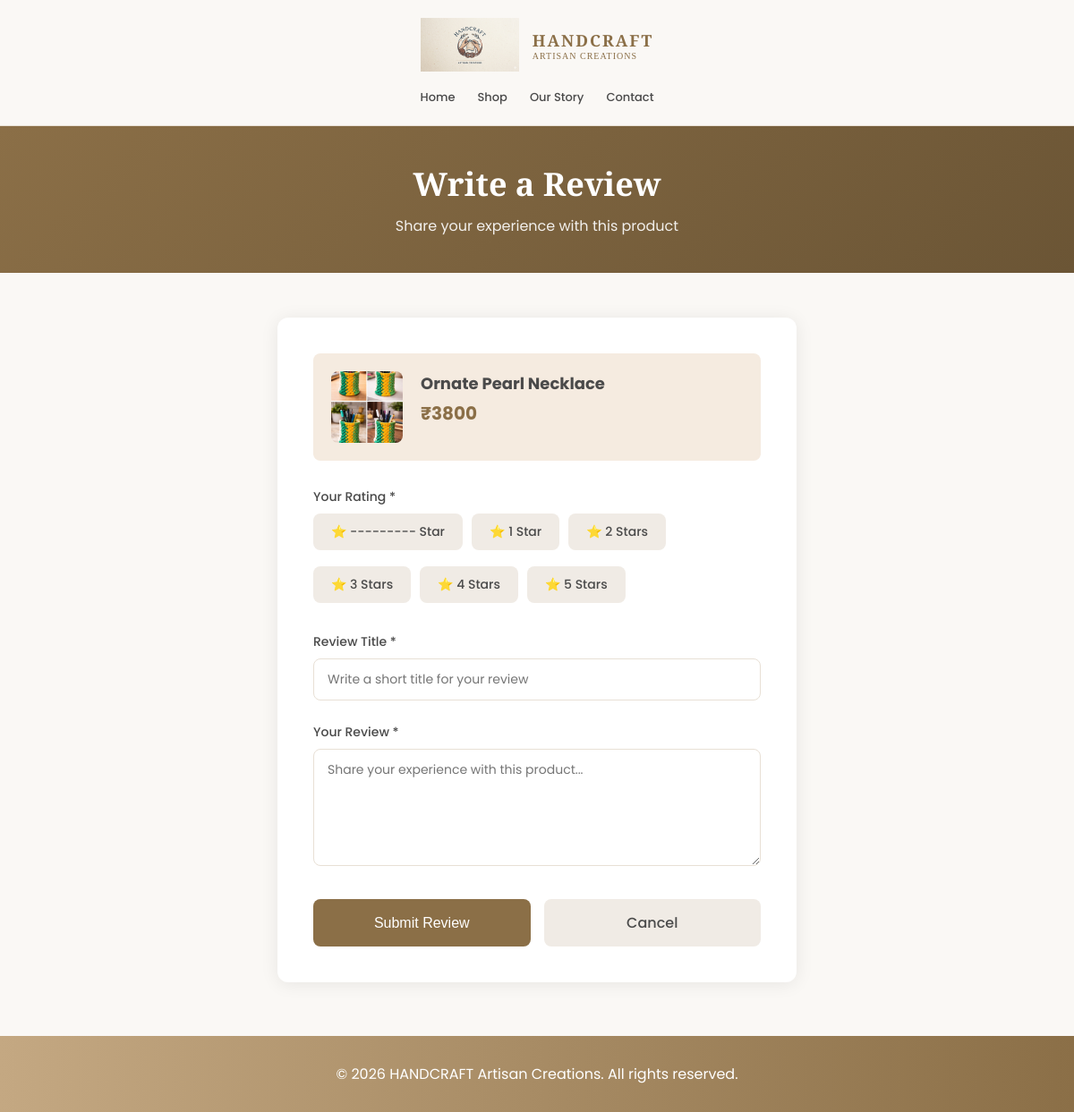
The page /product/9/add-review/ (signed in) on the database its author committed.
### shop/models.py (models this page shows, shortened)
class Product(models.Model):
    CATEGORY_CHOICES = (
        ('jewelry', 'Jewelry'),
        ('home-decor', 'Home Decor'),
        ('textiles', 'Textiles'),
        ('pottery', 'Pottery'),
        ('bags', 'Bags & Accessories'),
        ('other', 'Other'),
    )
    name = models.CharField(max_length=200)
    price = models.IntegerField()
    description = models.TextField()
    image = models.ImageField(upload_to='products')
    category = models.CharField(max_length=20, choices=CATEGORY_CHOICES, default='other')
    is_active = models.BooleanField(default=True)
    created_at = models.DateTimeField(auto_now_add=True)

### shop/views.py (the view)
# urls.py: path('product/<int:product_id>/add-review/', views.add_review, name='add_review'),
@login_required(login_url='login')
def add_review(request, product_id):
    product = get_object_or_404(Product, id=product_id, is_active=True)
    existing_review = Review.objects.filter(product=product, user=request.user).first()
    if existing_review:
        messages.warning(request, "You have already reviewed this product.")
        return redirect('product_reviews', product_id=product.id)
    if request.method == 'POST':
        form = ReviewForm(request.POST)
        if form.is_valid():
            review = form.save(commit=False)
            review.product = product
            review.user = request.user
            review.save()
            messages.success(request, "Thank you! Your review has been submitted.")
            return redirect('product_reviews', product_id=product.id)
    else:
        form = ReviewForm()
    return render(request, 'shop/add_review.html', {
        'form': form,
        'product': product,
    })

### shop/forms.py
class ReviewForm(forms.ModelForm):
    class Meta:
        model = Review
        fields = ['rating', 'title', 'comment']
        widgets = {
            'rating': forms.RadioSelect,
            'title': forms.TextInput(attrs={'placeholder': 'Write a short title for your review'}),
            'comment': forms.Textarea(attrs={'rows': 5, 'placeholder': 'Share your experience with this product...'}),
        }

### shop/context_processors.py (called while the page is built)
def cart_count(request):
    context = {'cart_count': 0, 'wishlist_count': 0}
    if request.user.is_authenticated:
        context['cart_count'] = CartItem.objects.filter(user=request.user).count()
        context['wishlist_count'] = WishlistItem.objects.filter(user=request.user).count()
    return context

### templates/shop/add_review.html (shortened to what this page needs)
{% load static %}
<!DOCTYPE html>
<html lang="en">
<head>
</head>
<body>
    <nav class="navbar">
        <a href="{% url 'home' %}" class="logo-container">
            <img src="{% static 'images/logo.png' %}" alt="Handcraft" class="logo-img">
            <div class="logo-text">
                HANDCRAFT
                <span class="logo-text-sub">ARTISAN CREATIONS</span>
            </div>
        </a>
        <ul class="nav-menu">
            <li><a href="{% url 'home' %}">Home</a></li>
            <li><a href="{% url 'shop' %}">Shop</a></li>
            <li><a href="{% url 'home' %}#about">Our Story</a></li>
            <li><a href="{% url 'home' %}#contact">Contact</a></li>
        </ul>
    </nav>
    <section class="page-header">
        <h1>Write a Review</h1>
        <p>Share your experience with this product</p>
    </section>
    <div class="form-container">
        <div class="review-form-card">
            <div class="product-info-box">
                {% if product.image %}
                    <img src="{{ product.image.url }}" alt="{{ product.name }}">
                {% endif %}
                <div>
                    <h3>{{ product.name }}</h3>
                    <p class="price">₹{{ product.price }}</p>
                </div>
            </div>
            <form method="post">
                <div class="form-group">
                    <label>Your Rating *</label>
                    <div class="rating-select">
                        {% for value, label in form.rating.field.choices %}
                        <label for="rating{{ value }}">⭐ {{ label }} Star{{ label|pluralize }}</label>
                        {% endfor %}
                    </div>
                </div>
                <div class="form-group">
                    <label for="{{ form.title.id_for_label }}">Review Title *</label>
                    {{ form.title }}
                </div>
                <div class="form-group">
                    <label for="{{ form.comment.id_for_label }}">Your Review *</label>
                    {{ form.comment }}
                </div>
                <div class="form-actions">
                    <button type="submit" class="btn-submit">Submit Review</button>
                    <a href="{% url 'product_reviews' product.id %}" class="btn-cancel">Cancel</a>
                </div>
            </form>
        </div>
    </div>
    <footer class="footer">
        <p>&copy; 2026 HANDCRAFT Artisan Creations. All rights reserved.</p>
    </footer>
</body>
</html>

### templates/shop/add_review.html (style rules this page uses)
* { margin: 0; padding: 0; box-sizing: border-box; }
body { font-family: 'Poppins', sans-serif; background-color: #faf8f5; color: #4a4a4a; }
.navbar { background-color: #faf8f5; padding: 20px 5%; display: flex; flex-direction: column; align-items: center; border-bottom: 1px solid #e8e0d5; }
.logo-container { display: flex; align-items: center; gap: 15px; text-decoration: none; }
.logo-img { height: 60px; }
.logo-text { font-family: 'Playfair Display', serif; font-size: 18px; font-weight: 600; color: #8b6f47; letter-spacing: 2px; }
.logo-text-sub { font-size: 10px; color: #8b6f47; letter-spacing: 1px; font-weight: 400; display: block; }
.nav-menu { display: flex; gap: 25px; list-style: none; margin-top: 15px; }
.nav-menu a { text-decoration: none; color: #4a4a4a; font-size: 13px; font-weight: 500; transition: color 0.3s; }
.page-header { background: linear-gradient(135deg, #8b6f47 0%, #6b5535 100%); padding: 40px 5%; color: white; text-align: center; }
.page-header h1 { font-family: 'Playfair Display', serif; font-size: 36px; margin-bottom: 10px; }
.page-header p { font-size: 16px; opacity: 0.9; }
.form-container { max-width: 700px; margin: 50px auto; padding: 0 5%; }
.review-form-card { background: white; padding: 40px; border-radius: 12px; box-shadow: 0 2px 20px rgba(0,0,0,0.08); }
.product-info-box { display: flex; gap: 20px; padding: 20px; background-color: #f5ebe0; border-radius: 8px; margin-bottom: 30px; }
.product-info-box img { width: 80px; height: 80px; object-fit: cover; border-radius: 8px; }
.product-info-box h3 { font-size: 18px; color: #4a4a4a; margin-bottom: 5px; }
.product-info-box .price { font-size: 20px; font-weight: 700; color: #8b6f47; }
.form-group { margin-bottom: 25px; }
.form-group label { display: block; font-size: 14px; font-weight: 500; color: #4a4a4a; margin-bottom: 8px; }
.rating-select { display: flex; gap: 10px; flex-wrap: wrap; }
.rating-option + label { padding: 10px 20px; background-color: #f0ebe5; border-radius: 8px; cursor: pointer; transition: all 0.3s; font-size: 14px; }
.form-group input[type="text"], .form-group textarea { width: 100%; padding: 12px 15px; border: 1px solid #e8e0d5; border-radius: 8px; font-family: 'Poppins', sans-serif; font-size: 14px; transition: border-color 0.3s; }
.form-group textarea { resize: vertical; min-height: 120px; }
.form-actions { display: flex; gap: 15px; margin-top: 30px; }
.btn-submit { flex: 1; padding: 14px; background-color: #8b6f47; color: white; border: none; border-radius: 8px; font-size: 16px; font-weight: 500; cursor: pointer; transition: all 0.3s; }
.btn-cancel { flex: 1; padding: 14px; background-color: #f0ebe5; color: #4a4a4a; border: none; border-radius: 8px; font-size: 16px; font-weight: 500; cursor: pointer; text-decoration: none; text-align: center; transition: all 0.3s; }
.footer { background: linear-gradient(to right, #c4a882 0%, #8b6f47 100%); padding: 30px 5%; text-align: center; color: white; margin-top: 60px; }

### rows shown on the page
Product: image (picture), name "Ornate Pearl Necklace", price "3800"

### other values the page prints
{{ label }} "---------" "1" "2" "3" "4" "5"
